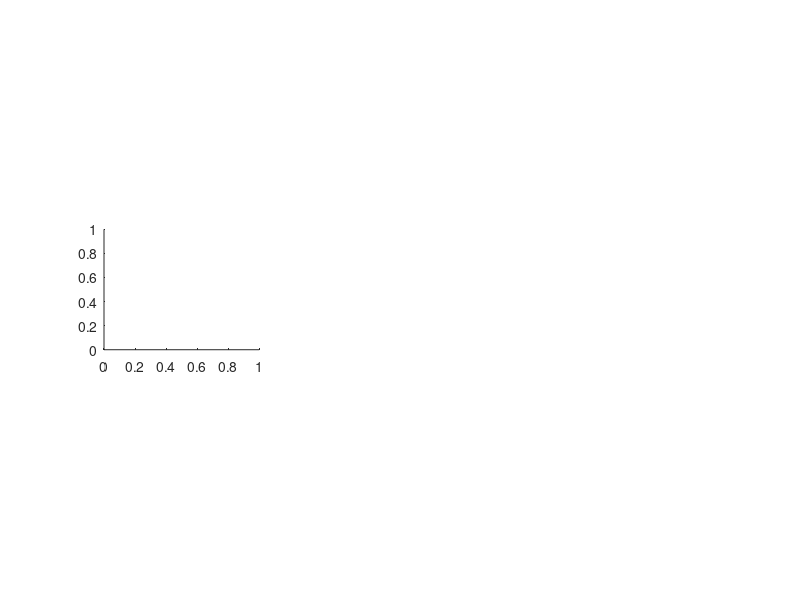

Recreate this plot in MATLAB. (Note: this script raises an error after producing the figure.)
clear all

dirs = dir('a*');
dirs = {dirs.name};

for j = 1:length(dirs)
  cd(['~/matlab/goldwater/models/GGJ/less_data_expts1-2/' dirs{j}]);

  fs = dir('*.m');
  fs = {fs.name};
  
  for k = 1:length(fs)
    eval(fs{k}(1:end-2));
  
    test = [Test_items{:,2}];
    conds{j}{k} = unique(test);

    for i = 1:length(conds{j}{k})
      scores{j}{k}(:,i) = mean(Choice_probs(test(1:length(Test_items))==conds{j}{k}(i),:));
    end
  end
end

cd ..

%% plots

%     subplot(2,2,((j-1)*2)+1)
%     plot(repmat([3 4 5 6 9]',1,10),scores{j}{1}')
%     axis([3 9 .5 1])
%     set(gca,'XTick',[3 4 5 6 9])
%     title([dirs(j).name ' - 10 sents'])

f = [4 7 1 2 6 9 3];
titles = {'sent length, 10','sent length, 25','sent length, 7','tokens, 10%',...
  'types, 10', 'types, 25', 'types, 7'};

figure(1);
for i = 1:7
  subplot(3,3,f(i));
  plot(repmat(conds{1}{i}',[1 10]),scores{1}{i}');
  axis([min(conds{1}{i}) max(conds{1}{i}) .5 1])
  title([titles(i) ' - a=1e-6'])
end

figure(2);
for i = 1:7
  subplot(3,3,f(i));
  plot(repmat(conds{2}{i}',[1 10]),scores{2}{i}');  
  axis([min(conds{1}{i}) max(conds{1}{i}) .5 1]) 
  title([titles(i) ' - a=20'])
end

%% save

ggj_less_data{1} = scores{2}{1};
ggj_less_data{2} = scores{2}{4};
ggj_less_data{3} = scores{2}{5};
save ggj_less_data7_9_09.mat ggj_less_data